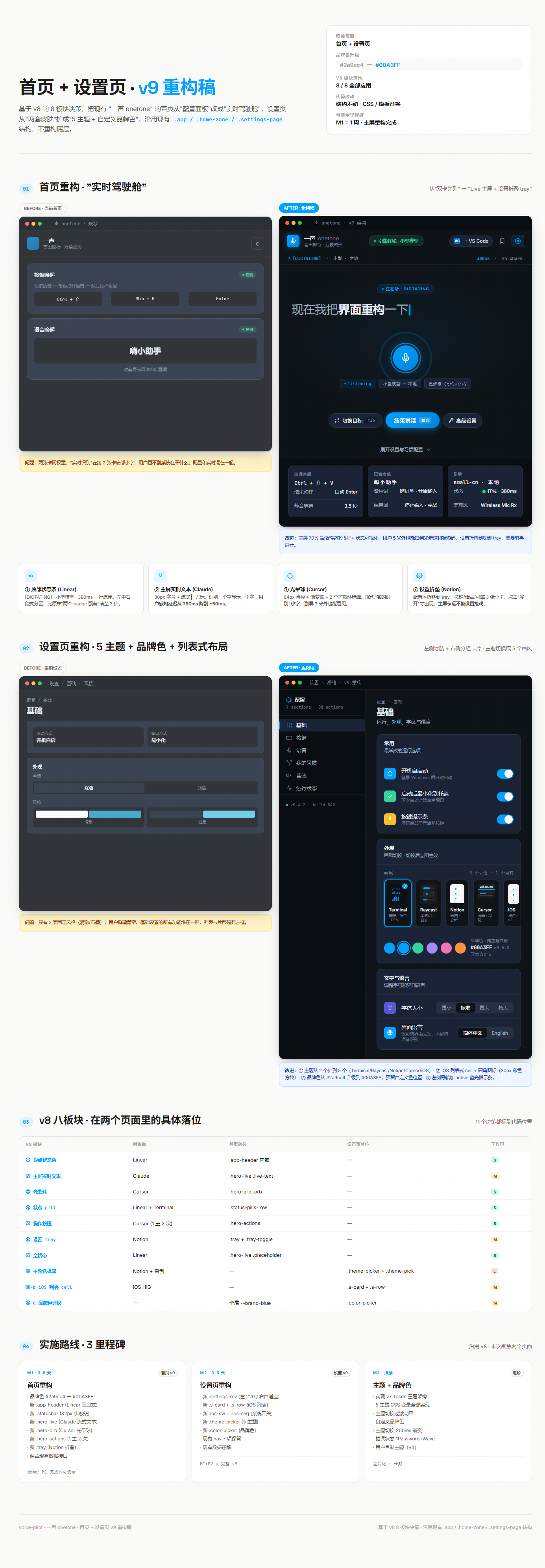
#> input picture design-sample-v9-home.png, 545 x 1568 px
$ python process_onetone_logo.py ../design-sample-v9-home.png
#> lines starting #> are read from the running program, lines starting #| are printed output that depends on the picture
"""Extract transparent logo from a flat app-icon graphic and write master PNG sources."""

from __future__ import annotations

from pathlib import Path

from PIL import Image, ImageFilter

ROOT = Path(__file__).resolve().parents[1]
DEFAULT_SRC = ROOT / "assets" / "icons" / "onetone-logo-source.png"
OUT_LOGO = ROOT / "assets" / "icons" / "onetone-logo.png"
OUT_APP = ROOT / "assets" / "icons" / "onetone-icon-ui-primary-1024.png"
SIZE = 1024
PAD = 0.08


def is_bg(r: int, g: int, b: int, a: int) -> bool:
    if a < 8:
        return True
    mx = max(r, g, b)
    mn = min(r, g, b)
    if mx < 28 and (mx - mn) < 18:
        return True
    if mx > 246 and (mx - mn) < 22:
        return True
    if mx > 238 and (mx - mn) < 10:
        return True
    return False


def remove_background(img: Image.Image) -> Image.Image:
    rgba = img.convert("RGBA")
#> rgba is the input picture: PIL image 545x1568 RGBA; mean R, G, B, A 173, 176, 178.6, 254.5
    w, h = rgba.size
#> w = 545; h = 1568
    px = rgba.load()
    visited = bytearray(w * h)

    def idx(x: int, y: int) -> int:
        return y * w + x

    stack: list[tuple[int, int]] = []
    for x in range(w):
        stack.append((x, 0))
        stack.append((x, h - 1))
    for y in range(h):
        stack.append((0, y))
        stack.append((w - 1, y))

    while stack:
        x, y = stack.pop()
        i = idx(x, y)
        if visited[i]:
            continue
        visited[i] = 1
        r, g, b, a = px[x, y]
        if not is_bg(r, g, b, a):
            continue
        px[x, y] = (r, g, b, 0)
        if x > 0:
            stack.append((x - 1, y))
        if x + 1 < w:
            stack.append((x + 1, y))
        if y > 0:
            stack.append((x, y - 1))
        if y + 1 < h:
            stack.append((x, y + 1))
#> this loop made 2109216 passes
#> (r, g, b, a) on passes 62, 64, 66: (250, 250, 249, 255), (249, 249, 248, 254), (250, 250, 249, 255)
#> after the loop, stack = []

    for y in range(h):
        for x in range(w):
            r, g, b, a = px[x, y]
            if a == 0:
                continue
            mx = max(r, g, b)
            mn = min(r, g, b)
            sat = mx - mn
            if mx > 225 and sat < 28:
                fade = max(0, min(120, int((255 - mx) * 18)))
                px[x, y] = (r, g, b, min(a, fade))
    return rgba


def content_bbox(img: Image.Image) -> tuple[int, int, int, int]:
    rgba = img.convert("RGBA")
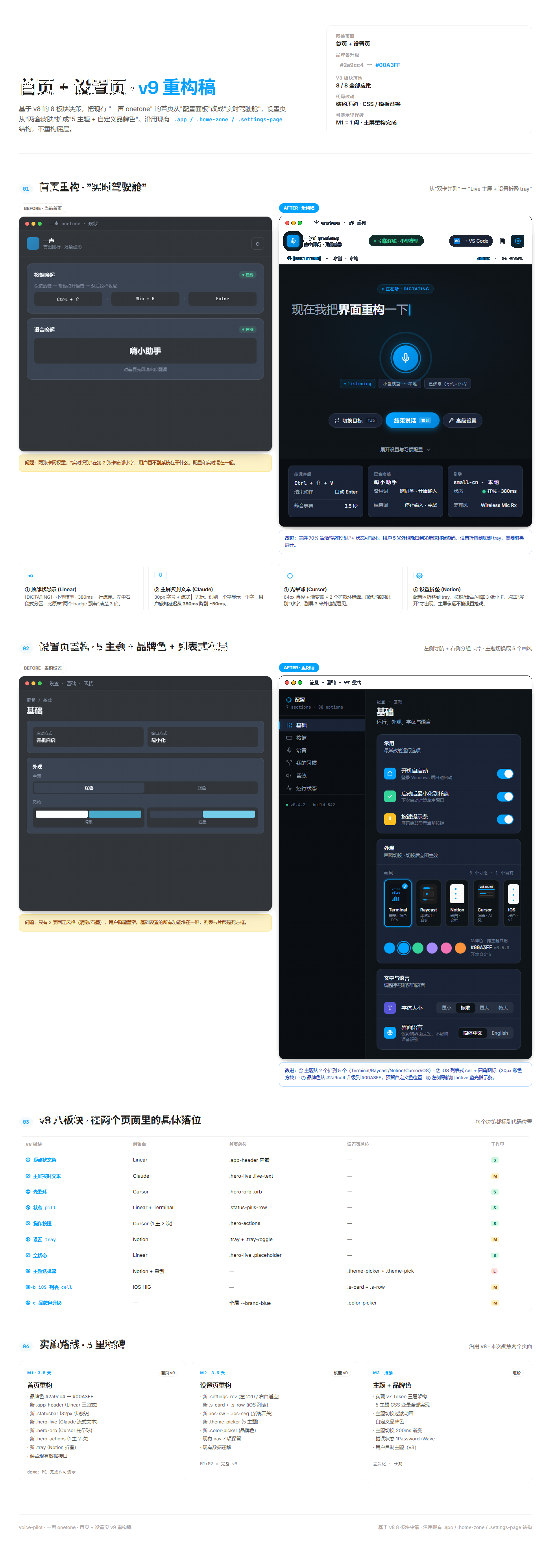
#> rgba: PIL image 545x1568 RGBA; mean R, G, B, A 173, 176, 178.6, 95.1; transparent parts drawn white
    w, h = rgba.size
#> w = 545; h = 1568
    px = rgba.load()
    x0, y0, x1, y1 = w, h, 0, 0
#> x0 = 545; y0 = 1568; x1 = 0; y1 = 0
    found = False
    for y in range(h):
        for x in range(w):
            if px[x, y][3] > 12:
                found = True
                x0 = min(x0, x)
                y0 = min(y0, y)
                x1 = max(x1, x + 1)
                y1 = max(y1, y + 1)
    if not found:
        raise RuntimeError("no foreground pixels after background removal")
    return x0, y0, x1, y1


def crop_to_content(img: Image.Image, pad_ratio: float) -> Image.Image:
    x0, y0, x1, y1 = content_bbox(img)
#> x0 = 17; y0 = 25; x1 = 535; y1 = 1530
    crop = img.crop((x0, y0, x1, y1))
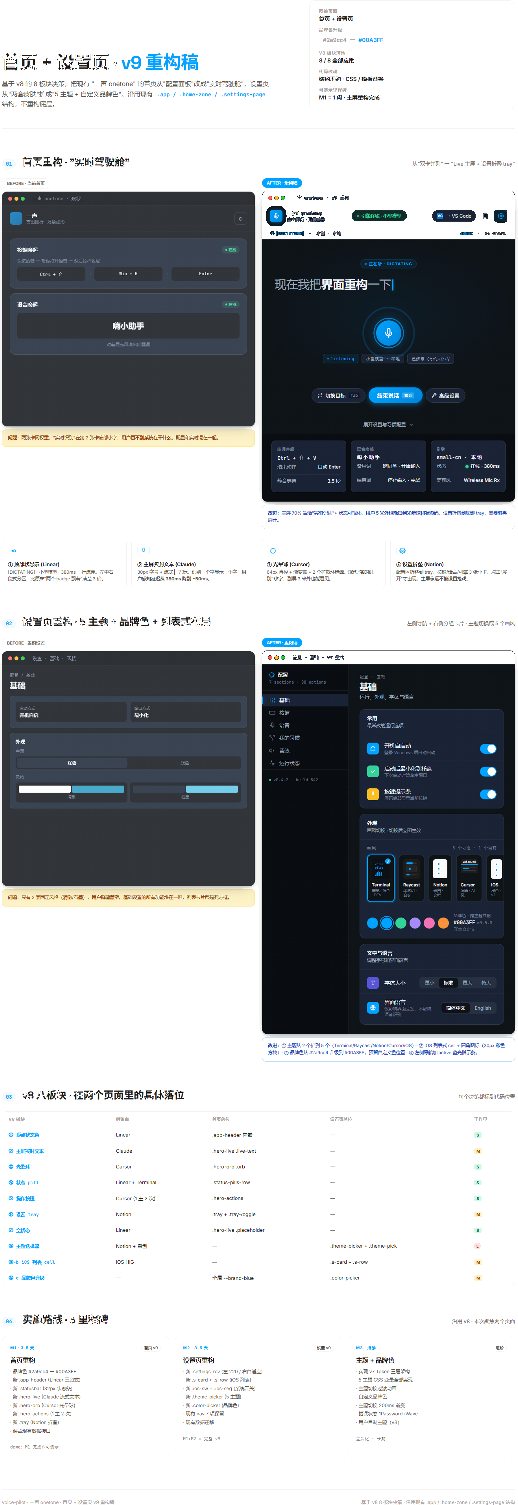
#> crop: PIL image 518x1505 RGBA; mean R, G, B, A 165.7, 169, 172, 104.2; transparent parts drawn white
    side = max(crop.size)
#> side = 1505
    pad = int(side * pad_ratio)
#> pad = 120
    square = Image.new("RGBA", (side + pad * 2, side + pad * 2), (0, 0, 0, 0))
#> square: PIL image 1745x1745 RGBA; every value is 0
    ox = pad + (side - crop.width) // 2
#> ox = 613
    oy = pad + (side - crop.height) // 2
#> oy = 120
    square.paste(crop, (ox, oy), crop)
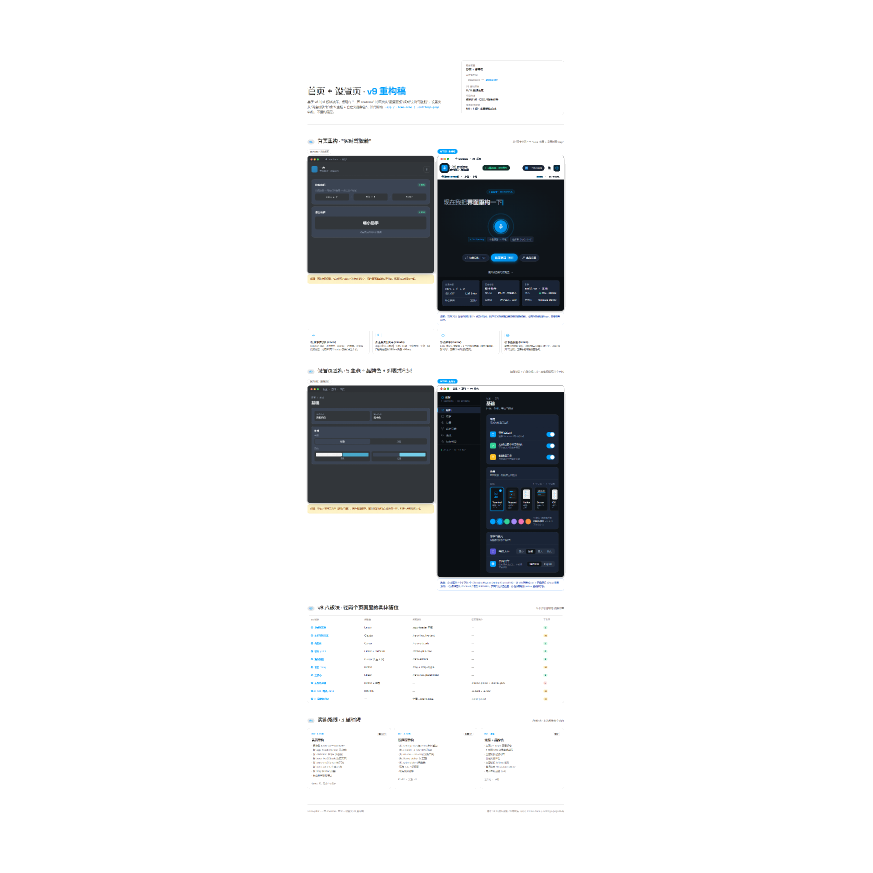
#> square: PIL image 1745x1745 RGBA (shown at 1/2 size); mean R, G, B, A 5.6, 6.4, 7.2, 26.4; transparent parts drawn white
    return square.resize((SIZE, SIZE), Image.Resampling.LANCZOS)


def process(src: Path = DEFAULT_SRC) -> Image.Image:
    if not src.exists():
        raise FileNotFoundError(f"missing logo source: {src}")
    logo = crop_to_content(remove_background(Image.open(src)), PAD)
    return logo.filter(ImageFilter.UnsharpMask(radius=0.6, percent=110, threshold=2))


def write_outputs(logo: Image.Image) -> None:
    for path in (DEFAULT_SRC, OUT_LOGO, OUT_APP):
        path.parent.mkdir(parents=True, exist_ok=True)
        logo.save(path, "PNG")
        print(f"Wrote {path}")
#> this loop made 3 passes
#| Wrote assets/icons/onetone-logo-source.png
#| Wrote assets/icons/onetone-logo.png
#| Wrote assets/icons/onetone-icon-ui-primary-1024.png


if __name__ == "__main__":
    import sys

    src = Path(sys.argv[1]) if len(sys.argv) > 1 else DEFAULT_SRC
    write_outputs(process(src))
